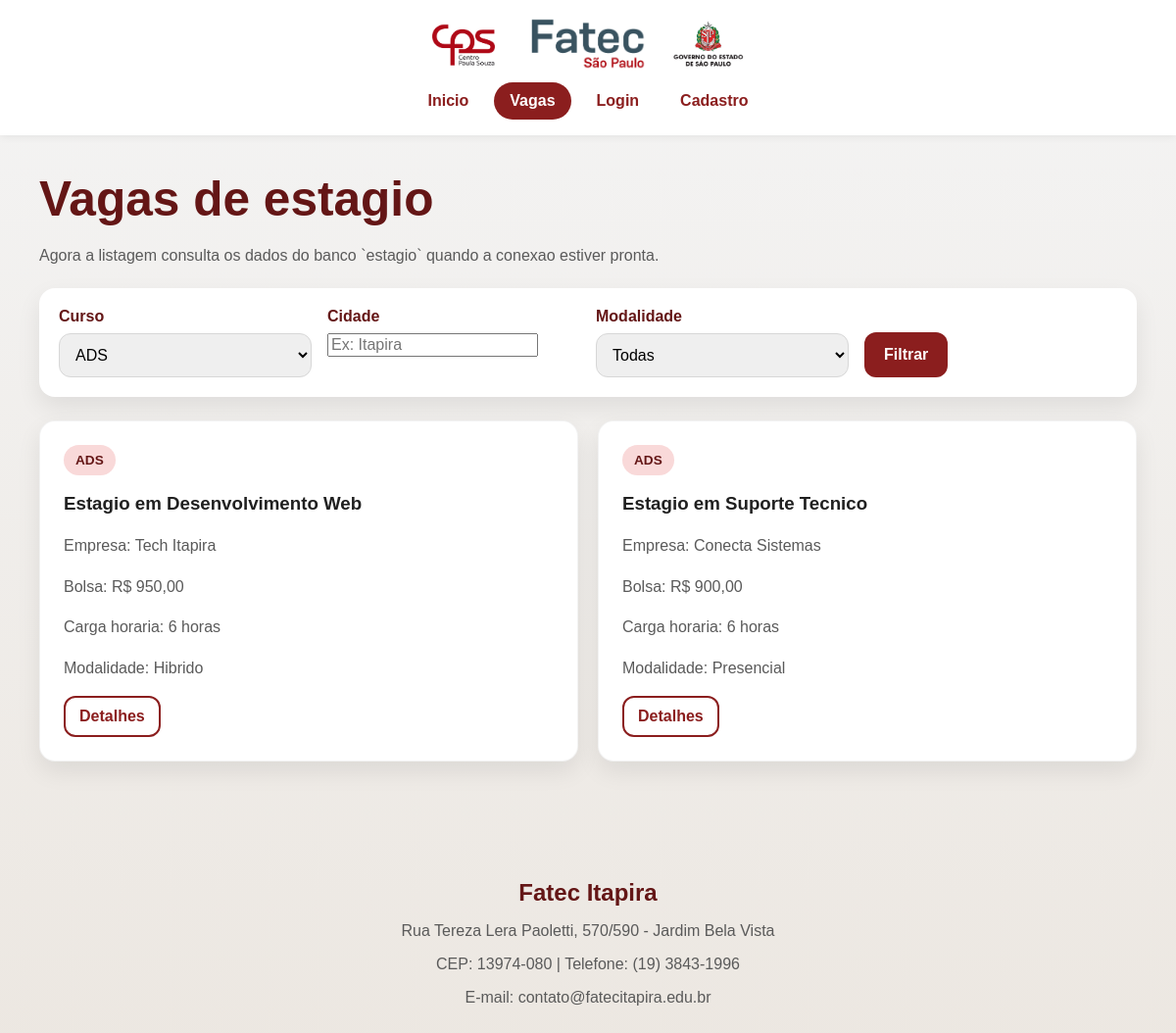
The app's page /render/vagas.php?curso=ADS with its own data.
### tables this page shows
CREATE TABLE IF NOT EXISTS vagas (
    id INT AUTO_INCREMENT PRIMARY KEY,
    titulo VARCHAR(150) NOT NULL,
    empresa VARCHAR(120) NOT NULL,
    curso VARCHAR(120) NOT NULL,
    cidade VARCHAR(120) NOT NULL,
    bolsa DECIMAL(10, 2) NOT NULL,
    carga_horaria VARCHAR(60) NOT NULL,
    modalidade VARCHAR(60) NOT NULL,
    descricao TEXT NOT NULL,
    requisitos TEXT NOT NULL,
    beneficios TEXT DEFAULT NULL,
    status ENUM('aberta', 'encerrada') NOT NULL DEFAULT 'aberta',
    created_at TIMESTAMP DEFAULT CURRENT_TIMESTAMP
);

### render/vagas.php (the view, shortened to what this page needs)
<?php
$filters = [
    'curso' => trim($_GET['curso'] ?? ''),
    'cidade' => trim($_GET['cidade'] ?? ''),
    'modalidade' => trim($_GET['modalidade'] ?? ''),
];
$jobs = [];
$queryError = false;
try {
    $connection = database();
    $sql = "SELECT id, titulo, empresa, curso, cidade, bolsa, carga_horaria, modalidade FROM vagas WHERE status = 'aberta'";
    $types = '';
    $params = [];
    if ($filters['curso'] !== '') {
        $sql .= ' AND curso = ?';
        $types .= 's';
        $params[] = $filters['curso'];
    }
    $sql .= ' ORDER BY created_at DESC';
    $statement = $connection->prepare($sql);
    if ($types !== '') {
        $statement->bind_param($types, ...$params);
    }
    $statement->execute();
    $jobs = $statement->get_result()->fetch_all(MYSQLI_ASSOC);
} catch (Throwable $exception) {
    $queryError = true;
}
require_once __DIR__ . '/../partials/header.php';
?>
<main class="page-main">
    <section class="content-section">
        <div class="section-heading">
            <h1>Vagas de estagio</h1>
            <p>Agora a listagem consulta os dados do banco `estagio` quando a conexao estiver pronta.</p>
        </div>
        <form class="filters" method="get" action="../render/vagas.php">
            <div>
                <label for="filtro-curso">Curso</label>
                <select id="filtro-curso" name="curso">
                    <option value="ADS" <?= $filters['curso'] === 'ADS' ? 'selected' : '' ?>>ADS</option>
                </select>
            </div>
            <div>
                <label for="filtro-cidade">Cidade</label>
                <input id="filtro-cidade" name="cidade" type="text" value="<?= htmlspecialchars($filters['cidade']) ?>" placeholder="Ex: Itapira">
            </div>
            <div>
                <label for="filtro-modalidade">Modalidade</label>
                <select id="filtro-modalidade" name="modalidade">
                    <option value="">Todas</option>
                </select>
            </div>
            <div class="filter-action">
                <button class="button primary" type="submit">Filtrar</button>
            </div>
        </form>
        <div class="grid two">
            <?php if ($queryError): ?>
                <article class="card empty-state">
                    <h3>Conexao pendente</h3>
                    <p>Importe o script `database/estagio.sql` e ajuste as credenciais em `config/database.php` para liberar as vagas.</p>
                </article>
            <?php else: ?>
                <?php foreach ($jobs as $job): ?>
                    <article class="job-card">
                        <span class="badge"><?= htmlspecialchars($job['curso']) ?></span>
                        <h3><?= htmlspecialchars($job['titulo']) ?></h3>
                        <p>Empresa: <?= htmlspecialchars($job['empresa']) ?></p>
                        <p>Bolsa: R$ <?= number_format((float) $job['bolsa'], 2, ',', '.') ?></p>
                        <p>Carga horaria: <?= htmlspecialchars($job['carga_horaria']) ?></p>
                        <p>Modalidade: <?= htmlspecialchars($job['modalidade']) ?></p>
                        <a class="button secondary small" href="../render/vaga.php?id=<?= (int) $job['id'] ?>">Detalhes</a>
                    </article>
                <?php endforeach; ?>
            <?php endif; ?>
        </div>
    </section>
</main>
<?php require_once __DIR__ . '/../partials/footer.php'; ?>

### css/portal.css (style rules this page uses)
:root { --primary: #8b1e1e; --primary-dark: #641616; --accent: #f4f1ec; --surface: #ffffff; --surface-soft: #f7f7f7; --text: #202020; --muted: #5a5a5a; --border: #d7d7d7; --shadow: 0 10px 25px rgba(0, 0, 0, 0.08); --radius: 16px; --max-width: 1120px; }
* { box-sizing: border-box; }
body { margin: 0; font-family: Arial, Helvetica, sans-serif; background: linear-gradient(180deg, #f4f4f4 0%, #ece7e1 100%); color: var(--text); }
a { color: inherit; text-decoration: none; }
button, input, select { font: inherit; }
.brand-strip, .main-nav, .hero, .content-section, .site-footer, .form-shell { width: min(calc(100% - 32px), var(--max-width)); margin: 0 auto; }
.page-main, main { padding-bottom: 48px; }
.hero-copy, .hero-panel, .card, .job-card, .detail-card, .sidebar-card, .doc-card, .content-block, .form-shell { background: var(--surface); border: 1px solid rgba(0, 0, 0, 0.05); border-radius: var(--radius); box-shadow: var(--shadow); }
.hero-copy h1, .section-heading h1 { font-size: clamp(2rem, 5vw, 3.1rem); margin: 12px 0 16px; color: var(--primary-dark); }
.hero-copy p, .section-heading p, .card p, .job-card p, .detail-card p, .sidebar-card p, .doc-card p { color: var(--muted); line-height: 1.6; }
.tag, .badge, .status { display: inline-flex; align-items: center; justify-content: center; border-radius: 999px; font-size: 0.85rem; font-weight: bold; }
.tag, .badge { background: #f9d9d9; color: var(--primary-dark); padding: 8px 12px; }
.button { display: inline-flex; align-items: center; justify-content: center; padding: 12px 18px; border-radius: 12px; font-weight: bold; border: 2px solid transparent; cursor: pointer; }
.button.small { padding: 10px 14px; }
.button.primary { background: var(--primary); color: #ffffff; }
.button.secondary { background: transparent; color: var(--primary); border-color: var(--primary); }
.content-section { padding: 24px 0; }
.section-heading { margin-bottom: 20px; }
.grid { display: grid; gap: 20px; }
.grid.two { grid-template-columns: repeat(2, minmax(0, 1fr)); }
.card, .job-card, .doc-card, .content-block, .detail-card, .sidebar-card { padding: 24px; }
.filters { display: grid; grid-template-columns: repeat(4, minmax(0, 1fr)); gap: 16px; background: var(--surface); border-radius: var(--radius); box-shadow: var(--shadow); padding: 20px; margin-bottom: 24px; }
.filters label { display: block; margin-bottom: 8px; font-weight: bold; color: var(--primary-dark); }
.filters select { width: 100%; padding: 12px; border-radius: 12px; border: 1px solid var(--border); }
.filter-action { display: flex; align-items: end; }

### records on screen
vagas: curso "ADS", titulo "Estagio em Desenvolvimento Web", empresa "Tech Itapira", bolsa "950,00", carga_horaria "6 horas", modalidade "Hibrido"
vagas: curso "ADS", titulo "Estagio em Suporte Tecnico", empresa "Conecta Sistemas", bolsa "900,00", carga_horaria "6 horas", modalidade "Presencial"
